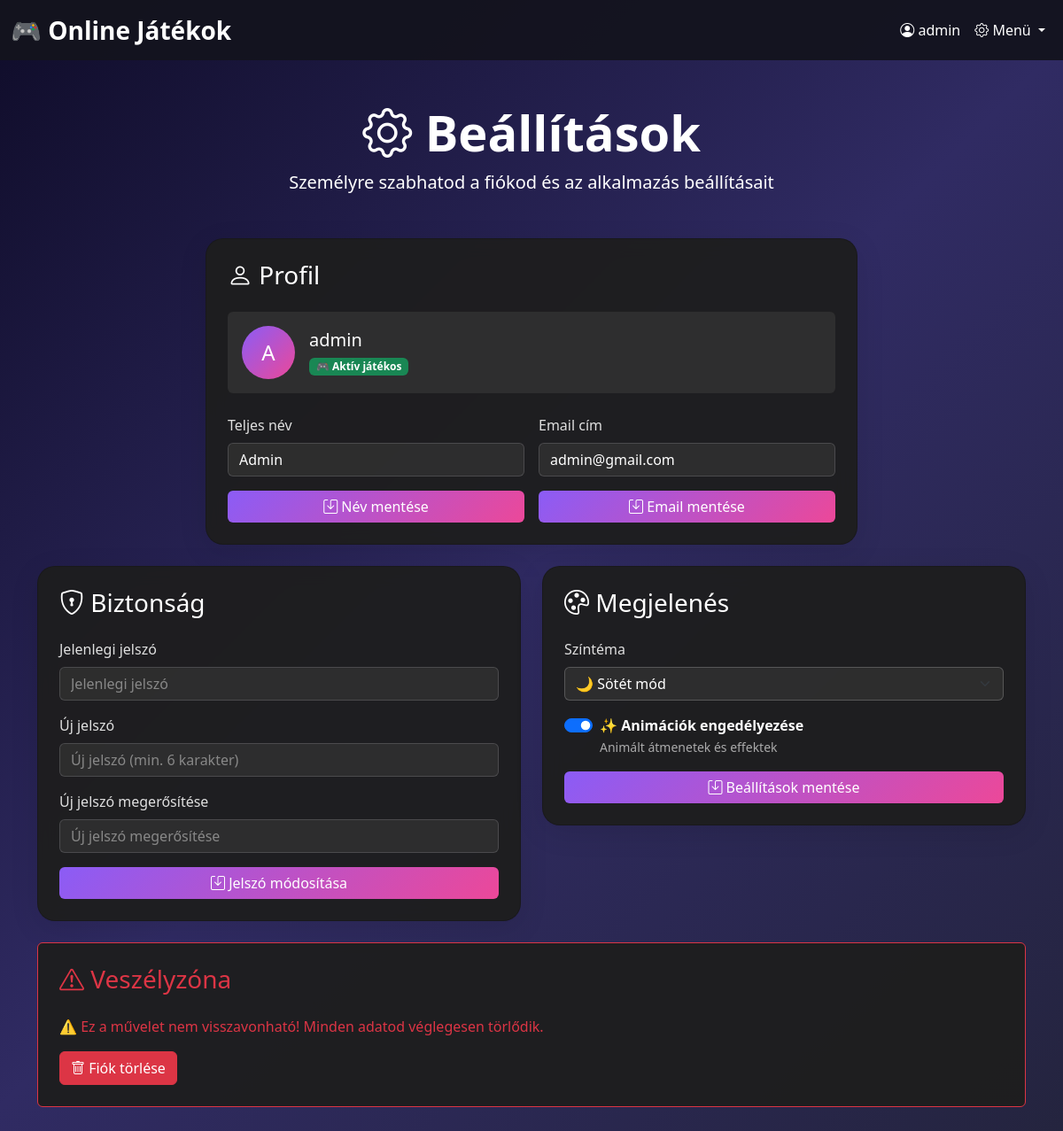
The page /beallitasok (signed in) on the database its author committed.
### web-login-app/backend/app.py (models this page shows)
class User(db.Model):
    id = db.Column(db.Integer, primary_key=True)
    username = db.Column(db.String(150), unique=True, nullable=False)
    password = db.Column(db.String(255), nullable=False)
    name = db.Column(db.String(255), nullable=False)  # Teljes név
    email = db.Column(db.String(255), nullable=False, unique=True)  # Email kötelező és egyedi
    theme = db.Column(db.String(50), default='colored')  # colored, dark, light
    animations_enabled = db.Column(db.Boolean, default=True)

### web-login-app/backend/app.py (the view)
@app.route('/beallitasok')
def beallitasok():
    username = session.get('username')
    if not username:
        flash('Kérlek jelentkezz be a beállítások eléréséhez!', 'warning')
        return redirect(url_for('login_page'))
    user = User.query.filter_by(username=username).first()
    return render_template('beallitasok.html', username=username, user=user)

### web-login-app/backend/templates/beallitasok.html (shortened to what this page needs)
<!DOCTYPE html>
<html lang="hu">
<head>
    {% from 'partials/head.html' import head %}
    {{ head('Beállítások - Online Játékok') }}
</head>
<body data-theme="{{ user.theme if user else 'colored' }}" {% if user and not user.animations_enabled %}class="no-animations"{% endif %}>
    {% from 'partials/navbar.html' import navbar %}
    {{ navbar(username) }}
    <div class="container my-5">
        <div class="text-center text-white mb-5">
            <h1 class="display-4 fw-bold"><i class="bi bi-gear"></i> Beállítások</h1>
            <p class="lead">Személyre szabhatod a fiókod és az alkalmazás beállításait</p>
        </div>
        <div class="row g-4">
            <div class="col-lg-8 mx-auto">
                <div class="card glass-card">
                    <div class="card-body p-4">
                        <h3 class="card-title mb-4"><i class="bi bi-person"></i> Profil</h3>
                        {% if username %}
                        <div class="d-flex align-items-center mb-4 p-3 bg-light rounded">
                            <div class="bg-gradient-primary text-white rounded-circle d-flex align-items-center justify-content-center me-3" style="width: 60px; height: 60px; font-size: 1.5rem; background: linear-gradient(135deg, var(--primary-purple), var(--primary-pink));">
                                {{ username[0]|upper }}
                            </div>
                            <div>
                                <h5 class="mb-1">{{ username }}</h5>
                                <span class="badge bg-success">🎮 Aktív játékos</span>
                            </div>
                        </div>
                        {% endif %}
                        <div class="row g-3">
                            <div class="col-md-6">
                                <form id="nameForm">
                                    <div class="mb-3">
                                        <label for="name" class="form-label">Teljes név</label>
                                        <input type="text" class="form-control" id="name" name="name"
                                               placeholder="Teljes neved" value="{{ user.name if user.name else '' }}" required>
                                    </div>
                                    <button type="submit" class="btn btn-gradient-primary w-100">
                                        <i class="bi bi-save"></i> Név mentése
                                    </button>
                                </form>
                            </div>
                            <div class="col-md-6">
                                <form id="emailForm">
                                    <div class="mb-3">
                                        <label for="email" class="form-label">Email cím</label>
                                        <input type="email" class="form-control" id="email" name="email"
                                               placeholder="pelda@email.com" value="{{ user.email if user.email else '' }}" required>
                                    </div>
                                    <button type="submit" class="btn btn-gradient-primary w-100">
                                        <i class="bi bi-save"></i> Email mentése
                                    </button>
                                </form>
                            </div>
                        </div>
                    </div>
                </div>
            </div>
            <div class="col-lg-6">
                <div class="card glass-card">
                    <div class="card-body p-4">
                        <h3 class="card-title mb-4"><i class="bi bi-shield-lock"></i> Biztonság</h3>
                        <form id="passwordForm">
                            <div class="mb-3">
                                <label for="currentPassword" class="form-label">Jelenlegi jelszó</label>
                                <input type="password" class="form-control" id="currentPassword"
                                       name="current_password" placeholder="Jelenlegi jelszó" required>
                            </div>
                            <div class="mb-3">
                                <label for="newPassword" class="form-label">Új jelszó</label>
                                <input type="password" class="form-control" id="newPassword"
                                       name="new_password" placeholder="Új jelszó (min. 6 karakter)" required minlength="6">
                            </div>
                            <div class="mb-3">
                                <label for="confirmPassword" class="form-label">Új jelszó megerősítése</label>
                                <input type="password" class="form-control" id="confirmPassword"
                                       name="confirm_password" placeholder="Új jelszó megerősítése" required>
                            </div>
                            <button type="submit" class="btn btn-gradient-primary w-100">
                                <i class="bi bi-save"></i> Jelszó módosítása
                            </button>
                        </form>
                    </div>
                </div>
            </div>
            <div class="col-lg-6">
                <div class="card glass-card">
                    <div class="card-body p-4">
                        <h3 class="card-title mb-4"><i class="bi bi-palette"></i> Megjelenés</h3>
                        <form id="appearanceForm">
                            <div class="mb-3">
                                <label for="theme" class="form-label">Színtéma</label>
                                <select class="form-select" id="theme" name="theme">
                                    <option value="dark" {% if user and user.theme == 'dark' %}selected{% endif %}>🌙 Sötét mód</option>
                                </select>
                            </div>
                            <div class="form-check form-switch mb-3">
                                <input class="form-check-input" type="checkbox" id="animations" name="animations"
                                       {% if user and user.animations_enabled %}checked{% endif %}>
                                <label class="form-check-label" for="animations">
                                    <strong>✨ Animációk engedélyezése</strong><br>
                                    <small class="text-muted">Animált átmenetek és effektek</small>
                                </label>
                            </div>
                            <button type="submit" class="btn btn-gradient-primary w-100">
                                <i class="bi bi-save"></i> Beállítások mentése
                            </button>
                        </form>
                    </div>
                </div>
            </div>
            <div class="col-12">
                <div class="card border-danger">
                    <div class="card-body p-4">
                        <h3 class="card-title text-danger mb-4"><i class="bi bi-exclamation-triangle"></i> Veszélyzóna</h3>
                        <p class="text-danger mb-3">⚠️ Ez a művelet nem visszavonható! Minden adatod véglegesen törlődik.</p>
                        <button class="btn btn-danger" data-bs-toggle="modal" data-bs-target="#deleteAccountModal">
                            <i class="bi bi-trash"></i> Fiók törlése
                        </button>
                    </div>
                </div>
            </div>
        </div>
    </div>
</body>
</html>

### web-login-app/backend/static/css/custom.css (style rules this page uses)
:root { --primary-purple: #8b5cf6; --primary-pink: #ec4899; --primary-blue: #3b82f6; --gradient-bg: linear-gradient(135deg, #667eea 0%, #764ba2 25%, #f093fb 50%, #4facfe 75%, #00f2fe 100%); }
body { background: var(--gradient-bg); background-size: 400% 400%; animation: gradientShift 15s ease infinite; min-height: 100vh; }
.glass-card { background: rgba(255, 255, 255, 0.95); backdrop-filter: blur(10px); border-radius: 20px; box-shadow: 0 8px 32px rgba(0, 0, 0, 0.1); }
.btn-gradient-primary { background: linear-gradient(135deg, var(--primary-purple), var(--primary-pink)); border: none; color: white; transition: all 0.3s ease; }
body[data-theme="dark"] { background: linear-gradient(135deg, #0f0c29, #302b63, #24243e) !important; }
body[data-theme="dark"] .glass-card { background: rgba(30, 30, 30, 0.95); color: #fff; }
body[data-theme="dark"] .card-body { color: #fff; }
body[data-theme="dark"] .card-title { color: #fff; }
body[data-theme="dark"] .form-label { color: #e0e0e0; }
body[data-theme="dark"] .text-muted { color: #aaa !important; }
body[data-theme="dark"] .bg-light { background-color: rgba(50, 50, 50, 0.8) !important; }
body[data-theme="dark"] .bg-light h5, body[data-theme="dark"] .bg-light .badge { color: #fff !important; }
body[data-theme="dark"] .form-control, body[data-theme="dark"] .form-select { background-color: rgba(50, 50, 50, 0.8); color: #fff; border-color: rgba(255, 255, 255, 0.2); }
body[data-theme="dark"] .form-control::placeholder { color: #888; }
body[data-theme="dark"] .card.border-danger { background: rgba(30, 30, 30, 0.95); border-color: #dc3545 !important; }
body[data-theme="dark"] h1, body[data-theme="dark"] h2, body[data-theme="dark"] h3, body[data-theme="dark"] h4, body[data-theme="dark"] h5, body[data-theme="dark"] h6, body[data-theme="dark"] p, body[data-theme="dark"] .lead { color: #fff; }
body[data-theme="dark"] .badge { color: #fff; }
body[data-theme="dark"] .border-danger { border-color: #ef4444 !important; }

### rows shown on the page
User: name "Admin", email "admin@gmail.com", theme "🌙 Sötét mód", animations_enabled "☑"

### other values the page prints
{{ username }} "admin"
{{ username[0]|upper }} "A"
